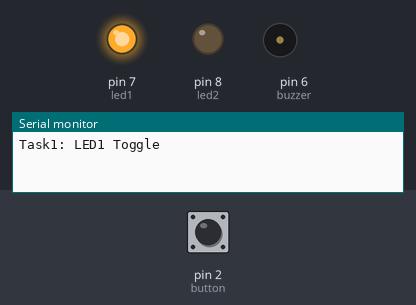
Recording of a sketch running on a simulated Arduino Uno, built with avr-gcc and run on an emulated ATmega328P. Shown: output pins drawn as LEDs (lit = HIGH), buzzer (waves = sounding, pin HIGH), the last lines printed to the serial monitor. Dashed ring = blinking. Inputs (shaded band) come from the test bench; at power-on: pin 2 (button) HIGH.

Above: at 1.2 s.
1.3 s: pin 2 (button) pulled LOW for 1 s
4.9 s: pin 2 (button) pulled LOW for 0.15 s
At 5.9 s:
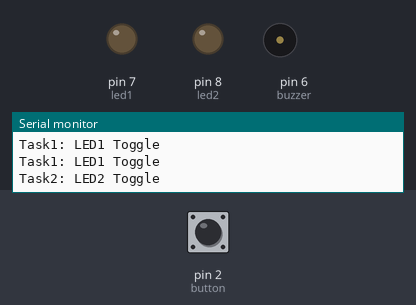
6.5 s: pin 2 (button) pulled LOW for 0.15 s
At 7.6 s:
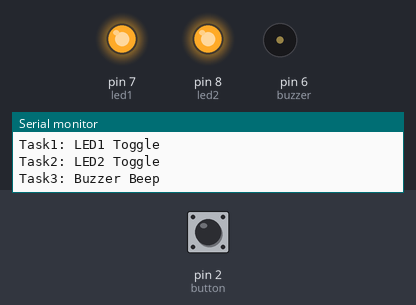
9.6 s: pin 2 (button) pulled LOW for 3.2 s
14.3 s: pin 2 (button) pulled LOW for 0.15 s
At 18.1 s:
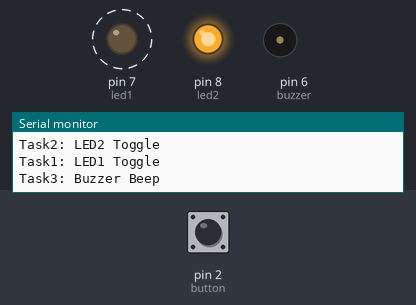
Timing chart, 0 to 18.3 s (numbered marks = the images above; inputs shaded):
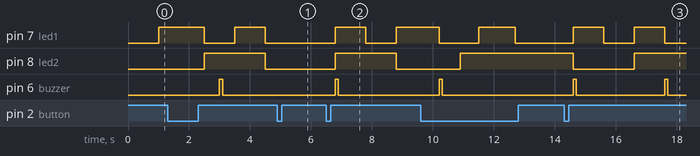

Measured:
- after the input at 4.9 s, pin 7 (led1): stays LOW (without the input it goes to HIGH after 0.60 s); pin 8 (led2): stays LOW (without the input it goes to HIGH after 1.6 s); pin 6 (buzzer): stays LOW (without the input it goes to HIGH after 1.1 s)
- after the input at 6.5 s, pin 7 (led1): LOW → HIGH after 0.30 s, → LOW 1.0 s later, → HIGH 1.0 s later; pin 8 (led2): LOW → HIGH after 0.30 s, → LOW 2.0 s later; pin 6 (buzzer): LOW → HIGH after 0.30 s, → LOW 0.10 s later
- after the input at 14.3 s, pin 7 (led1): alternates HIGH for 1.0 s and LOW for 1.0 s, starting after 0.30 s; pin 8 (led2): HIGH → LOW after 0.30 s, → HIGH 2.0 s later; pin 6 (buzzer): alternates HIGH for 0.10 s and LOW for 2.9 s, starting after 0.30 s

The sketch:

code.ino
```cpp
#define led1 7
#define led2 8
#define buzzer 6
#define button 2
unsigned long prev1 = 0;
unsigned long prev2 = 0;
unsigned long prev3 = 0;
bool systemOn = true;

void setup() {
  Serial.begin(9600);
  pinMode(led1, OUTPUT);
  pinMode(led2, OUTPUT);
  pinMode(buzzer, OUTPUT);
  pinMode(button, INPUT_PULLUP);
}

void loop() {
  if (digitalRead(button) == LOW) {
    systemOn = !systemOn;
    delay(300);
  }
  if (!systemOn)
  return;
  unsigned long current = millis();
  if (current - prev1 >= 1000) {
    prev1 = current;
    digitalWrite(led1, !digitalRead(led1));
    Serial.println("Task1: LED1 Toggle");
  }
  if (current - prev2 >= 2000) {
    prev2 = current;
    digitalWrite(led2, !digitalRead(led2));
    Serial.println("Task2: LED2 Toggle");
  }
  if (current - prev3 >= 3000) {
    prev3 = current;
    digitalWrite(buzzer, HIGH);
    delay(100);
    digitalWrite(buzzer, LOW);
    Serial.println("Task3: Buzzer Beep");
  }
}
```
